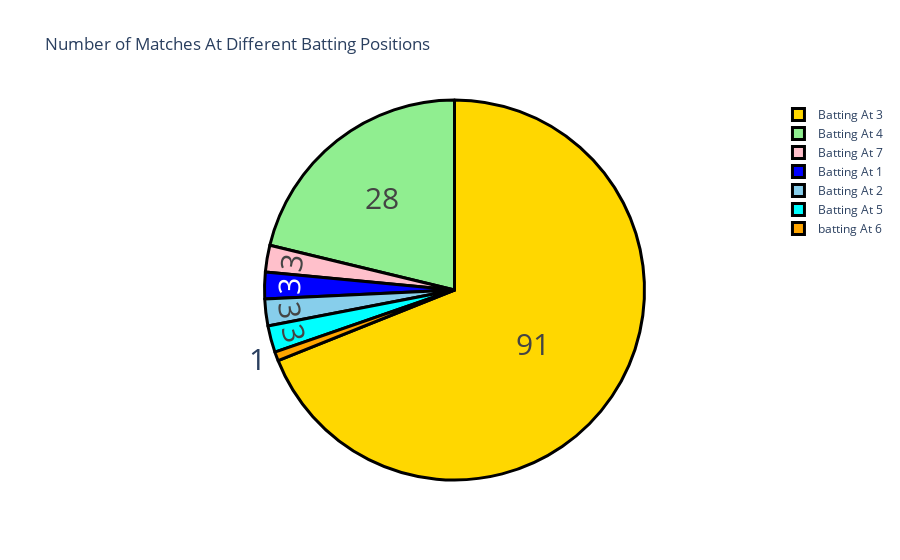

Notebook code cell kept with this figure:
### Code cell
# Batting Positions
data["Pos"] = data["Pos"].map({3.0: "Batting At 3", 4.0: "Batting At 4", 2.0: "Batting At 2", 
                               1.0: "Batting At 1", 7.0:"Batting At 7", 5.0:"Batting At 5", 
                               6.0: "batting At 6"})

Pos = data["Pos"].value_counts()
label = Pos.index
counts = Pos.values
colors = ['gold','lightgreen', "pink", "blue", "skyblue", "cyan", "orange"]

fig = go.Figure(data=[go.Pie(labels=label, values=counts)])
fig.update_layout(title_text='Number of Matches At Different Batting Positions')
fig.update_traces(hoverinfo='label+percent', textinfo='value', textfont_size=30,
                  marker=dict(colors=colors, line=dict(color='black', width=3)))
fig.show()

### Figure 1 — Plotly figure (JSON) as saved in the notebook; plotly's stock layout.template omitted (floating-point values rounded to 4 significant figures)
{"data": [{"hoverinfo": "label+percent", "labels": ["Batting At 3", "Batting At 4", "Batting At 7", "Batting At 1", "Batting At 2", "Batting At 5", "batting At 6"], "marker": {"colors": ["gold", "lightgreen", "pink", "blue", "skyblue", "cyan", "orange"], "line": {"color": "black", "width": 3}}, "textfont": {"size": 30}, "textinfo": "value", "type": "pie", "values": [91, 28, 3, 3, 3, 3, 1]}], "layout": {"title": {"text": "Number of Matches At Different Batting Positions"}}}
